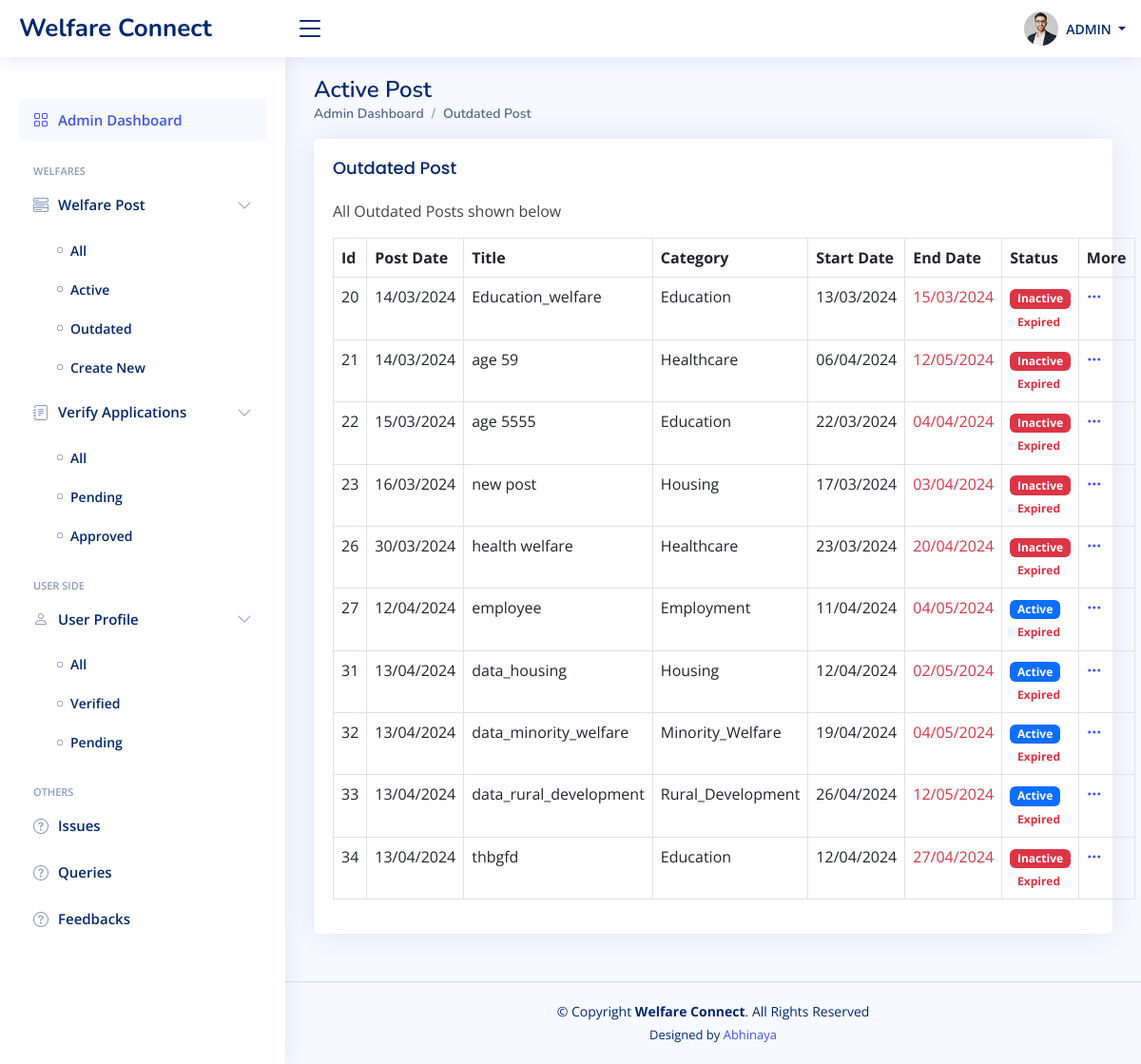
/app_admin/post_outdated/ (signed in), run on an earlier commit of the app's database.
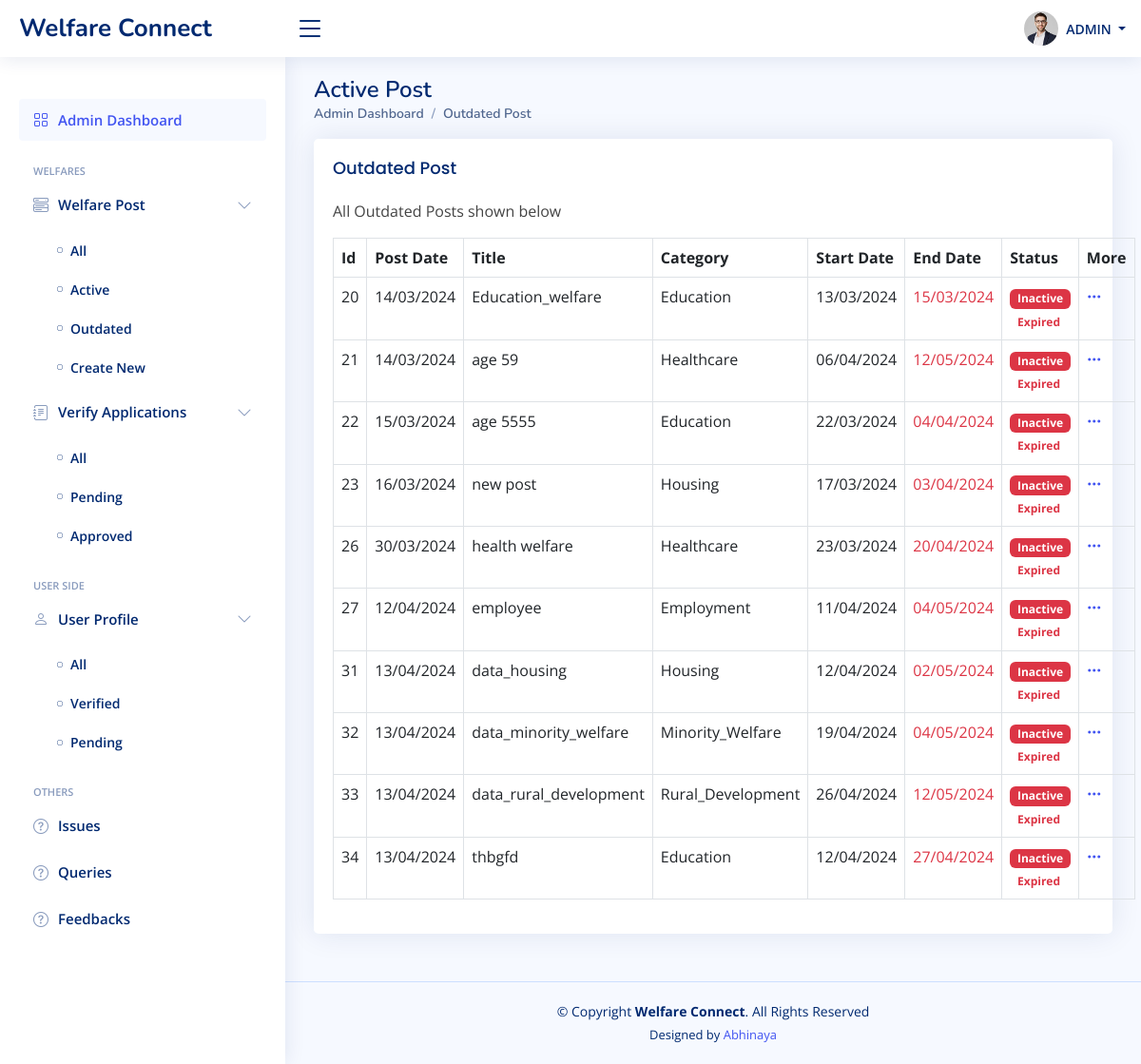
And on a later commit of the database.
### AdminApp/models.py (models this page shows, shortened)
class WelfarePost(models.Model):
   post_title = models.CharField(max_length=120, blank=True, null=True)
   post_description = models.TextField(blank=True, null=True)
   post_img = models.ImageField(upload_to='welfare_images/', blank=True, null=True)
   post_age = models.IntegerField(blank=True, null=True, default=0)
   POST_CATEGORY_CHOICES = [
      ('Education', 'Education'),
      ('Healthcare', 'Healthcare'),
      ('Employment', 'Employment'),
      ('Housing', 'Housing'),
      ('Rural_Development', 'Rural Development'),
      ('Minority_Welfare', 'Minority Welfare'),
   ]
   post_category = models.CharField(max_length=60, choices = POST_CATEGORY_CHOICES, blank=True, null=True, default="")
   GENDER_CHOICES = [
      ('M', 'Male'),
      ('F', 'Female'),
      ('O', 'Other'),
      ('All', 'All'),
   ]
   post_gender = models.CharField(max_length=3, choices = GENDER_CHOICES, blank=True, null=True, default="")
   MARITAL_STATUS_CHOICES = [
      ('S', 'Single'),
      ('M', 'Married'),
      ('Both', 'Both'),
   ]
   post_marital_status = models.CharField(max_length=5, choices = MARITAL_STATUS_CHOICES, blank=True, null=True, default="")
   post_children = models.IntegerField(blank=True, null=True, default=0)
   EMPLOYMENT_STATUS_CHOICES = [
      ('Emp', 'Employed'),
      ('Unemp', 'Unemployed'),
      ('Self-emp', 'Self-employed'),
      ('Stud', 'Student'),
      ('Ret', 'Retired'),
      ('All', 'All'),
   ]
   post_employment_status = models.CharField(max_length=10, choices=EMPLOYMENT_STATUS_CHOICES, blank=True, null=True, default="")
   OCCUPATION_CHOICES = [
        ('Government_Employee', 'Government Employee'),
        ('Accountant', 'Accountant'),
        ('Actor/Actress', 'Actor/Actress'),
        ('Architect', 'Architect'),
        ('Artist', 'Artist'),
        ('Baker', 'Baker'),
        ('Banker', 'Banker'),
        ('Barista', 'Barista'),
        ('Bartender', 'Bartender'),
        ('Biologist', 'Biologist'),
        ('Carpenter', 'Carpenter'),
        ('Chef', 'Chef'),
        ('Cleaner', 'Cleaner'),
        ('Computer_Programmer', 'Computer Programmer'),
        ('Dentist', 'Dentist'),
        ('Doctor', 'Doctor'),
        ('Electrician', 'Electrician'),
        ('Engineer', 'Engineer'),
        ('Farmer', 'Farmer'),
        ('Firefighter', 'Firefighter'),
        ('Fisherman', 'Fisherman'),
        ('Flight_Attendant', 'Flight Attendant'),
        ('Graphic_Designer', 'Graphic Designer'),
        ('Hairdresser', 'Hairdresser'),
        ('Journalist', 'Journalist'),
        ('Lawyer', 'Lawyer'),
        ('Librarian', 'Librarian'),
        ('Mechanic', 'Mechanic'),
        ('Musician', 'Musician'),
        ('Nurse', 'Nurse'),
        ('Pharmacist', 'Pharmacist'),
        ('Photographer', 'Photographer'),
        ('Pilot', 'Pilot'),
        ('Plumber', 'Plumber'),
        ('Police_Officer', 'Police Officer'),
        ('Professor', 'Professor'),
        ('Psychologist', 'Psychologist'),
        ('Real_Estate_Agent', 'Real Estate Agent'),
        ('Receptionist', 'Receptionist'),
        ('Scientist', 'Scientist'),
        ('Software_Developer', 'Software Developer'),
        ('Teacher', 'Teacher'),
        ('Truck_Driver', 'Truck Driver'),
        ('Veterinarian', 'Veterinarian'),
        ('Waiter/Waitress', 'Waiter/Waitress'),
        ('Writer', 'Writer'),
        ('All', 'All'),
    ]
   post_occupation = models.CharField(max_length=100, choices=OCCUPATION_CHOICES, blank=True, null=True, default="")
   post_monthly_income = models.FloatField(blank=True, null=True, default=0)
   EDUCATION_CHOICES = [
        ('Primary', 'Primary School'),
        ('Secondary', 'Secondary School'),
        ('High', 'High School'),
        ('Dip', 'Diploma'),
        ("Bachelors", "Bachelor's Degree"),
        ("Masters", "Master's Degree"),
        ('Doctorate', 'Doctorate'),
        ('All', 'All'),
    ]
   post_highest_education = models.CharField(max_length=15, choices=EDUCATION_CHOICES, blank=True, null=True, default="")
   post_highest_education_mark =  models.FloatField(blank=True, null=True, default=0)
   CASTE_CHOICES = [
        ('SC', 'Scheduled Caste (SC)'),
        ('ST', 'Scheduled Tribe (ST)'),
        ('OBC', 'Other Backward Class (OBC)'),
        ('General', 'General'),
        ('Prefer_not_to_say', 'Prefer not to say'),
        ('All', 'All'),
        ('NA', 'NA'),
    ]
   post_caste = models.CharField(max_length=20, choices=CASTE_CHOICES, blank=True, null=True, default="")
   RELIGION_CHOICES = [
        ('Hin', 'Hinduism'),
        ('Isl', 'Islam'),
        ('Chr', 'Christianity'),
        ('Sik', 'Sikhism'),
        ('Bud', 'Buddhism'),
        ('Jai', 'Jainism'),
        ('All', 'All'),
    ]
   post_religion = models.CharField(max_length=15, choices=RELIGION_CHOICES, blank=True, null=True, default="")
   DISABILITY_CHOICES = [
        ('Yes', 'Yes'),
        ('No', 'No'),
        ('All', 'All'),
    ]
   post_has_disabilities = models.CharField(max_length=3, choices=DISABILITY_CHOICES, blank=True, null=True, default="")
   post_active = models.BooleanField(default=True)
   post_verified = models.BooleanField(default=False)
   post_read = models.BooleanField(default=False)
   post_create_date = models.DateTimeField(auto_now_add=True)
   post_start_date = models.DateField(blank=True, null=True, default=None)
   post_end_date = models.DateField(blank=True, null=True, default=None)

### AdminApp/views.py (the view)
# urls.py: path('post_outdated/', views.PostOutdatedView, name='post_outdated'),
@login_required(login_url='login')
def PostOutdatedView(request):
    today_date = date.today()
    outdated_post = WelfarePost.objects.filter(post_end_date__lt=today_date)
    context = {
        'data': outdated_post,
        'today_date':date.today()
    }
    return render(request, 'AdminApp/Post-Outdated.html', context)

### AdminApp/Templates/AdminApp/Post-Outdated.html (shortened to what this page needs)
{% extends 'Base.html' %}
{% load static %}
{% block main-content %}
{% if user.is_authenticated and user.is_superuser %}
<main id="main" class="main">
   <div class="pagetitle">
      <h1>Active Post</h1>
      <nav>
         <ol class="breadcrumb">
            <li class="breadcrumb-item active">Admin Dashboard</li>
            <li class="breadcrumb-item active">Outdated Post</li>
         </ol>
      </nav>
   </div>
   <section class="section dashboard">
      <div class="row">
         <div class="col-lg-12">
            <div class="row">
               <div class="col-12">
                  <div class="card">
                     <div class="card-body">
                        {% if data %}
                        <h5 class="card-title">Outdated Post</h5>
                        <p>All Outdated Posts shown below</p>
                        {% else %}
                        <p class="text-center mt-5 mb-4">
                           <small>--- No Posts ---</small>
                        </p>
                        {% endif %}
                        {% if data %}
                        <table class="table table-bordered">
                           <thead>
                              <tr>
                                 <th scope="col">Id</th>
                                 <th scope="col">Post Date</th>
                                 <th scope="col">Title</th>
                                 <th scope="col">Category</th>
                                 <th scope="col">Start Date</th>
                                 <th scope="col">End Date</th>
                                 <th scope="col">Status</th>
                                 <th scope="col">More</th>
                              </tr>
                           </thead>
                           <tbody>
                              {% for item in data %}
                              <tr>
                                 <td>{{ item.id }}</td>
                                 <td>{{ item.post_create_date | date:"d/m/Y" }}</td>
                                 <td>{{ item.post_title }}</td>
                                 <td>{{ item.post_category }}</td>
                                 <td>{{ item.post_start_date | date:"d/m/Y" }}</td>
                                 <td class="text-danger">{{ item.post_end_date | date:"d/m/Y" }}</td>
                                 <td>
                                    {% if item.post_active == True %}
                                    <span class="badge bg-primary">Active</span>
                                    {% else %}
                                    <span class="badge bg-danger">Inactive</span>
                                    {% endif %}
                                    {% if item.post_end_date < today_date %}
                                    <span class="badge bg-white text-danger">Expired</span>
                                    {% endif %}
                                 </td>
                                 <td>
                                    <a class="icon" href="#" data-bs-toggle="dropdown"><i class="bi bi-three-dots"></i></a>
                                 </td>
                              </tr>
                              {% endfor %}
                           </tbody>
                        </table>
                        {% endif %}
                     </div>
                  </div>
               </div>
            </div>
         </div>
      </div>
   </section>
</main>
{% endif %}
{% endblock main-content %}

### Templates/Base.html (shortened to what this page needs)
{% load static %}
<!DOCTYPE html>
<html lang="en">
<head>
   <link href="{% static 'assets/vendor/bootstrap/css/bootstrap.min.css' %}" rel="stylesheet">
   <link href="{% static 'assets/vendor/bootstrap-icons/bootstrap-icons.css' %}" rel="stylesheet">
   <link href="{% static 'assets/vendor/boxicons/css/boxicons.min.css' %}" rel="stylesheet">
   <link href="{% static 'assets/vendor/quill/quill.snow.css' %}" rel="stylesheet">
   <link href="{% static 'assets/vendor/quill/quill.bubble.css' %}" rel="stylesheet">
   <link href="{% static 'assets/vendor/remixicon/remixicon.css' %}" rel="stylesheet">
   <link href="{% static 'assets/vendor/simple-datatables/style.css' %}" rel="stylesheet">
   <link href="{% static 'assets/css/style.css' %}" rel="stylesheet">
   <link href="{% static 'assets/css/custom.css' %}" rel="stylesheet">
</head>
<body>
   {% block content %}
   {% if user.is_authenticated %}
      {% include "Header.html" %}
      {% include "Sidebar.html" %}
   {% endif %}
         {% block main-content %}
         {% endblock main-content %}
   {% if user.is_authenticated %}
      {% include "Footer.html" %}
   {% endif %}
   {% endblock content %}
</body>
</html>

### Templates/Header.html (shortened to what this page needs)
{% load static %}
{% if user.is_authenticated %}
<header id="header" class="header fixed-top d-flex align-items-center">
   <div class="d-flex align-items-center justify-content-between">
      <a href="index.html" class="logo d-flex align-items-center">
         <span class="d-none d-lg-block">Welfare Connect</span>
      </a>
      <i class="bi bi-list toggle-sidebar-btn"></i>
   </div>
   <nav class="header-nav ms-auto">
      <ul class="d-flex align-items-center">
         <li class="nav-item dropdown pe-3">
            <a class="nav-link nav-profile d-flex align-items-center pe-0" href="#" data-bs-toggle="dropdown">
               {% if user.profile_img %}
                  <img src="{{ user.profile_img.url }}" alt="Profile" height="auto" max- width="36px" class="rounded-circle">
               {% else %}
               <img src="{% static 'assets/img/profile-img.jpg' %}" alt="Profile" class="rounded-circle">
               {% endif %}
               <span class="d-none d-md-block dropdown-toggle ps-2">
                  {% if user.is_superuser %}
                     ADMIN
                  {% else %}
                  {{user.full_name}}
                  {% endif %}
               </span>
            </a>
         </li>
      </ul>
   </nav>
</header>
{% endif %}

### Templates/Sidebar.html (shortened to what this page needs)
{% load static %}
{% if user.is_authenticated and user.is_superuser %}
<aside id="sidebar" class="sidebar">
   <ul class="sidebar-nav" id="sidebar-nav">
      <li class="nav-item mt-4">
         <a class="nav-link " href="{% url 'admin_dash' %}">
            <i class="bi bi-grid"></i>
            <span>Admin Dashboard</span>
         </a>
      </li>
      <li class="nav-heading mt-4">Welfares</li>
      <li class="nav-item">
         <a class="nav-link collapsed" data-bs-target="#components-nav" data-bs-toggle="collapse" href="#">
            <i class="bi bi-menu-button-wide"></i>
            <span>Welfare Post</span>
            <i class="bi bi-chevron-down ms-auto"></i>
         </a>
         <ul id="components-nav" class="nav-content collapse show" data-bs-parent="#sidebar-nav">
            <li>
               <a href="{% url 'post_all' %}">
                  <i class="bi bi-circle"></i>
                  <span>All</span>
               </a>
            </li>
            <li>
               <a href="{% url 'post_active' %}">
                  <i class="bi bi-circle"></i>
                  <span>Active</span>
               </a>
            </li>
            <li>
               <a href="{% url 'post_outdated' %}">
                  <i class="bi bi-circle"></i>
                  <span>Outdated</span>
               </a>
            </li>
            <li>
               <a href="{% url 'post_create' %}">
                  <i class="bi bi-circle"></i>
                  <span>Create New</span>
               </a>
            </li>
         </ul>
      </li>
      <li class="nav-item">
         <a class="nav-link collapsed" data-bs-target="#forms-nav" data-bs-toggle="collapse" href="#">
            <i class="bi bi-journal-text"></i><span>Verify Applications</span><i class="bi bi-chevron-down ms-auto"></i>
         </a>
         <ul id="forms-nav" class="nav-content collapse show" data-bs-parent="#sidebar-nav">
            <li>
               <a href="{% url 'post_verify_all' %}">
                  <i class="bi bi-circle"></i>
                  <span>All</span>
               </a>
            </li>
            <li>
               <a href="{% url 'post_verify_pending' %}">
                  <i class="bi bi-circle"></i>
                  <span>Pending</span>
               </a>
            </li>
            <li>
               <a href="{% url 'post_verify_approved' %}">
                  <i class="bi bi-circle"></i>
                  <span>Approved</span>
               </a>
            </li>
         </ul>
      </li>
      <li class="nav-heading mt-4">User Side</li>
      <li class="nav-item">
         <a class="nav-link collapsed" data-bs-target="#forms-nav2" data-bs-toggle="collapse" href="#">
            <i class="bi bi-person"></i>
            <span>User Profile</span><i class="bi bi-chevron-down ms-auto"></i>
         </a>
         <ul id="forms-nav2" class="nav-content collapse show" data-bs-parent="#sidebar-nav">
            <li>
               <a href="{% url 'user_profile_All' %}">
                  <i class="bi bi-circle"></i>
                  <span>All</span>
               </a>
            </li>
            <li>
               <a href="{% url 'user_profile_verified' %}">
                  <i class="bi bi-circle"></i>
                  <span>Verified</span>
               </a>
            </li>
            <li>
               <a href="{% url 'user_profile_verify_pending' %}">
                  <i class="bi bi-circle"></i>
                  <span>Pending</span>
               </a>
            </li>
         </ul>
      </li>
      <li class="nav-heading mt-4">Others</li>
      <li class="nav-item">
         <a class="nav-link collapsed" href="{% url 'issue' %}">
            <i class="bi bi-question-circle"></i>
            <span>Issues</span>
         </a>
      </li>
      <li class="nav-item">
         <a class="nav-link collapsed" href="{% url 'query' %}">
            <i class="bi bi-question-circle"></i>
            <span>Queries</span>
         </a>
      </li>
      <li class="nav-item">
         <a class="nav-link collapsed" href="{% url 'feedback' %}">
            <i class="bi bi-question-circle"></i>
            <span>Feedbacks</span>
         </a>
      </li>
   </ul>
</aside>
{% endif %}

### Templates/Footer.html (shortened to what this page needs)
{% load static %}
<footer id="footer" class="footer">
   <div class="copyright">
      &copy; Copyright <strong><span>Welfare Connect</span></strong>. All Rights Reserved
   </div>
   <div class="credits">
      Designed by <a href="#">Abhinaya</a>
   </div>
</footer>

What changed in the data, as far as the page shows it:
changed WelfarePost "employee": post_active "Active" → "Inactive"
changed WelfarePost "data_housing": post_active "Active" → "Inactive"
changed WelfarePost "data_minority_welfare": post_active "Active" → "Inactive"
changed WelfarePost "data_rural_development": post_active "Active" → "Inactive"
